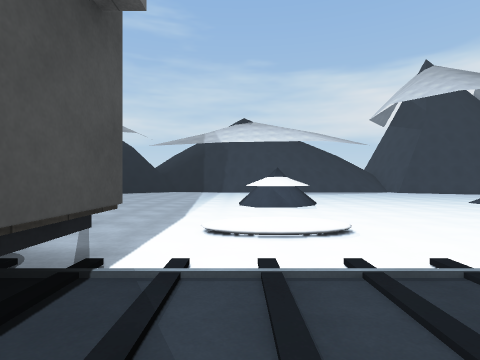
[1] (above)

24 first-person views from a walk through a Unity game level. The camera is 1.4 m above the floor, looks level and sees 80° across. Doors are open. The floor is counted in squares, 2 m on a side. Each view is taken from the middle of a square. On the plan, view 1 faces up. The plan holds only what a view shows up to about 10 squares ahead; the rest is blank. The place goes on beyond the plan. The player is left out. Surface patterns are stand-ins for the level's own textures.

[2]
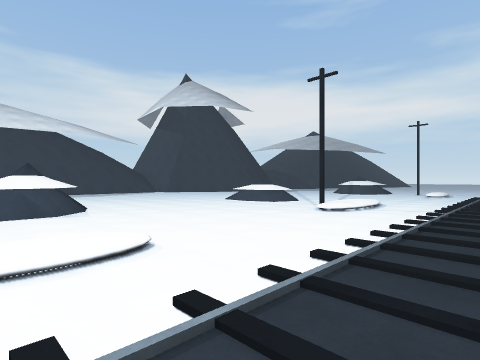

[3]
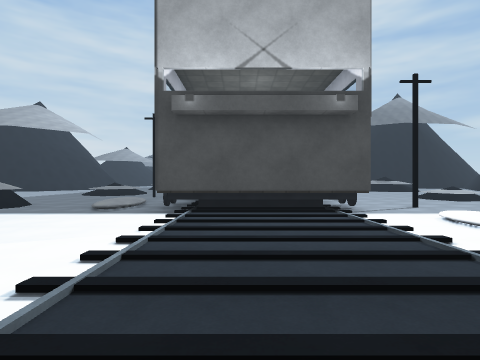

[4]
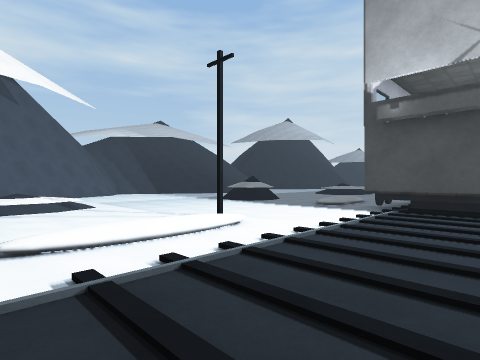

[5]
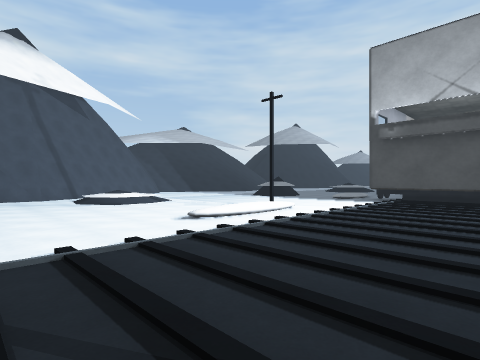

[6]
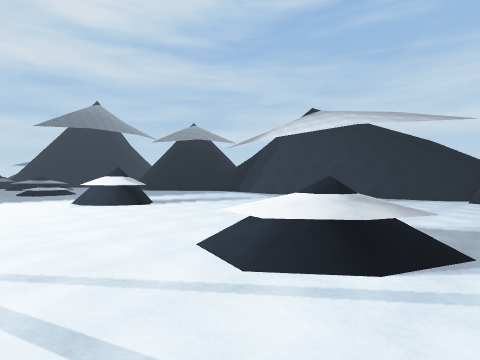

[7]
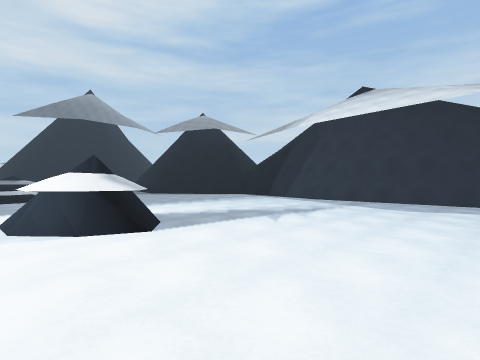

[8]
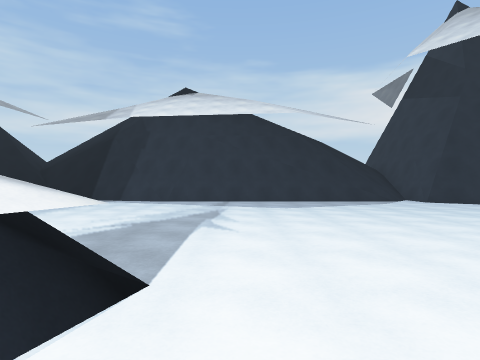

[9]
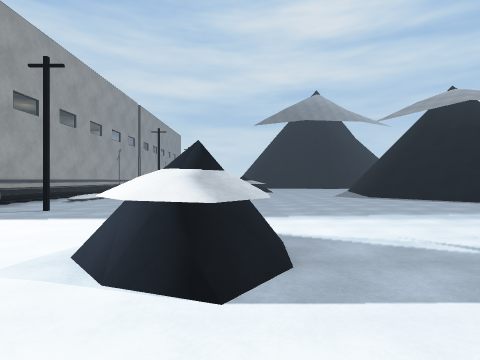

[10]
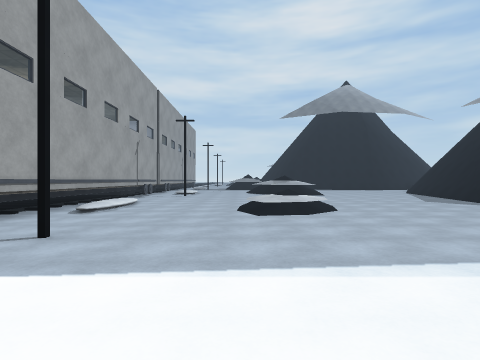

[11]
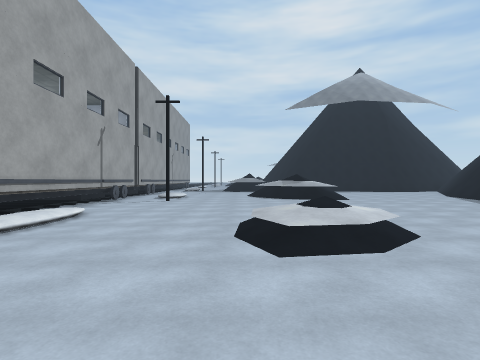

[12]
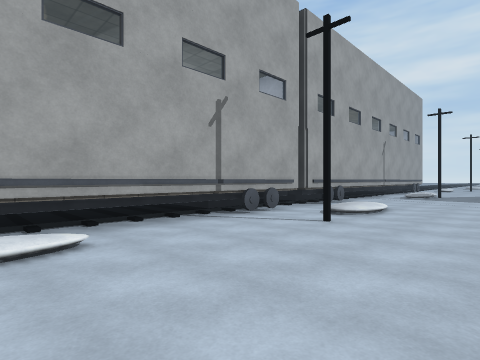

[13]
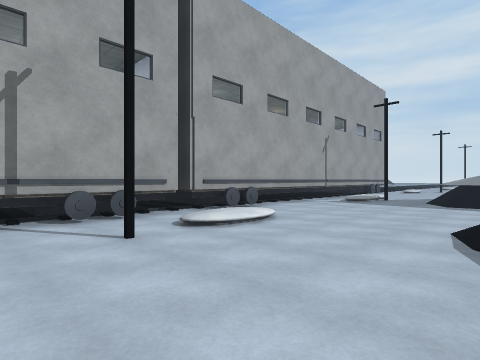

[14]
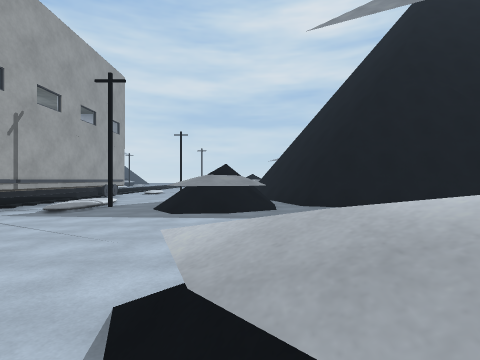

[15]
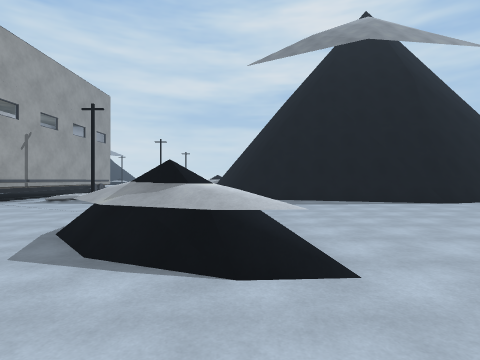

[16]
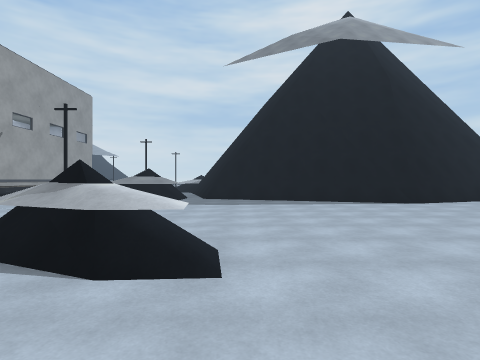

[17]
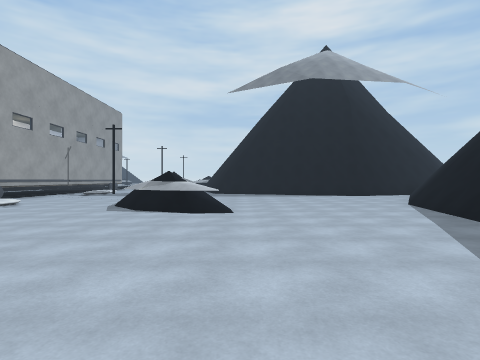

[18]
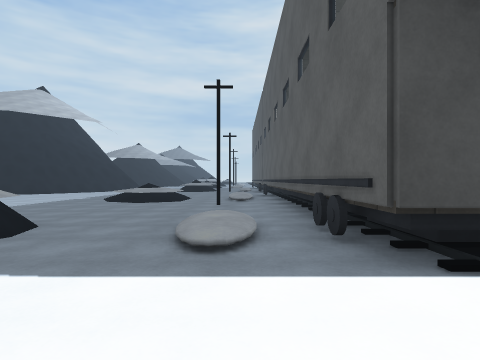

[19]
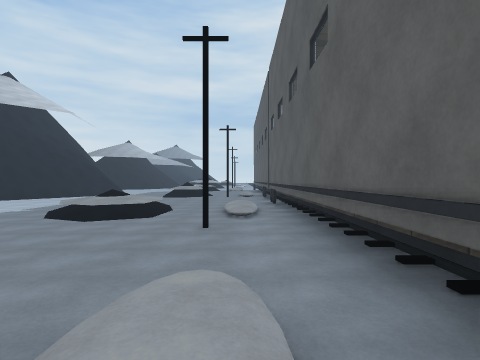

[20]
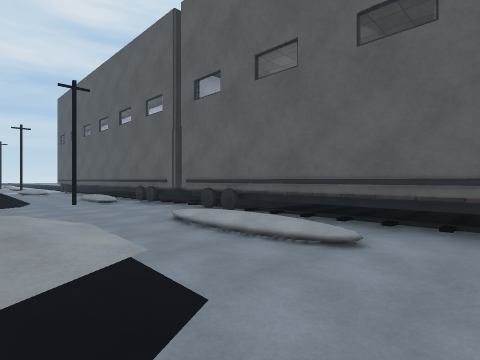

[21]
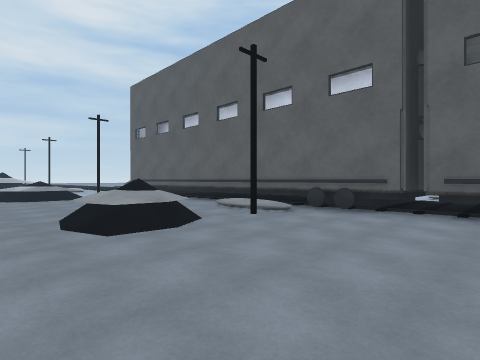

[22]
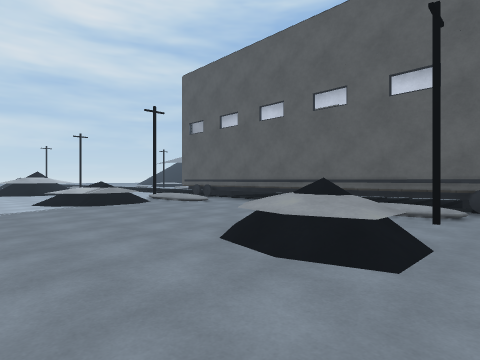

[23]
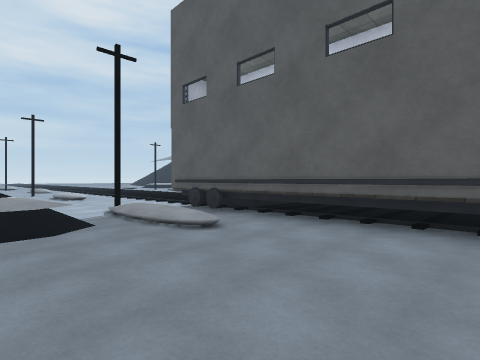

[24]
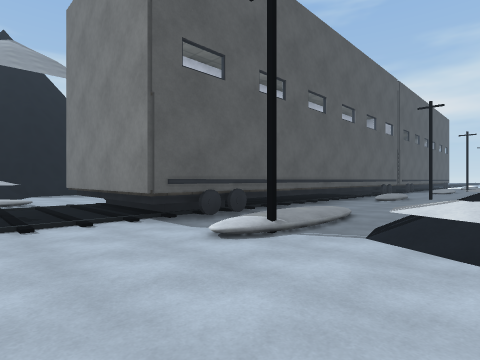

### Floor plan
Key: @ floor where view 1 was taken; # wall or solid block; . main floor; : floor 0.25 m higher than the main floor; + floor 0.5 m higher than the main floor; / step, stairs or slope; D open door; = window, fence, low wall or low ledge; ^ raised ledge; v drop or lower ground; O other object.
Columns run from 28 left of view 1 to 10 right of it. Each row starts with its distance up from view 1.
 17          #..###       //  ########v//#
 16          #....####    //.  ..........##
 15         ##.......###= .... ............
 14         #.............................
 13         #.............................
 12        ##.............................
 11        #..............................
 10      ###.......^=................... ..
  9      #.//.....^^..... /.....OOO..... O.
  8        ^^/.  .^.....   /.....OO....O O.
  7         ^/............/.............//.
  6        ./..............................
  5   .. ...#.....//.#........#........#/..
  4  ... ./::/....//....////....//....////.
  3  ..  #######OO# OO###^^##  ............
  2  /^^        ^^^^^^^^^^    ^^///////////
  1  .#D          ^^ ^        D#..........
  0  .#^          ^D ^        D#@.........
 -1 //^^^ ^^^^^^^^^D^^^^^^   ^^^//////////
 -2 ...^#^####^#^#############^...........
 -3 ../////...///...//+//...///....///....
 -4 ...#//......#........#.../....#......
 -5 ....//.... O/.....//.................
 -6 .../ /..../ /....////....O...........
 -7  ..//....../.....  //....OO ....//...
 -8  ................ /.....     ...+//..
 -9         ......    .....       ..  /..

Positions as (right, up) in squares from view 1, and headings:
1: (0, 0), facing up
2: (0, 1), facing up-right
3: (5, 0), facing left
4: (6, 1), facing down-left
5: (9, 2), facing down-left
6: (10, 5), facing up-left
7: (6, 7), facing up-left
8: (3, 7), facing up
9: (4, 9), facing left
10: (1, 7), facing left
11: (-2, 7), facing left
12: (-7, 7), facing down-left
13: (-10, 8), facing down-left
14: (-13, 8), facing left
15: (-10, 10), facing left
16: (-10, 11), facing left
17: (-6, 11), facing left
18: (1, -3), facing left
19: (-2, -3), facing left
20: (-7, -6), facing up-left
21: (-12, -8), facing up-left
22: (-15, -9), facing up-left
23: (-19, -6), facing up-left
24: (-28, -6), facing up-right
